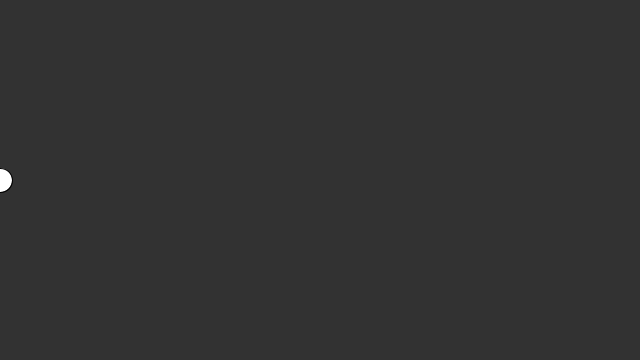
Frame 1 (no input)
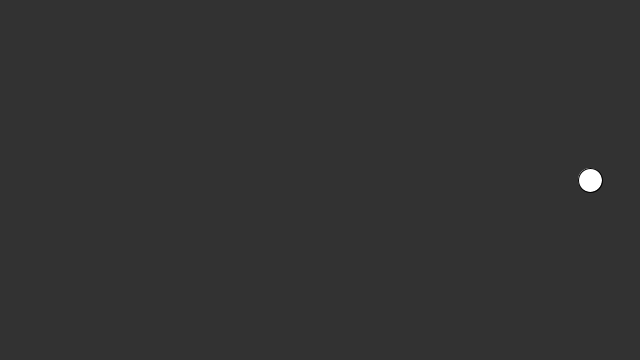
Frame 60 (the mouse pressed at the canvas centre just before this capture)
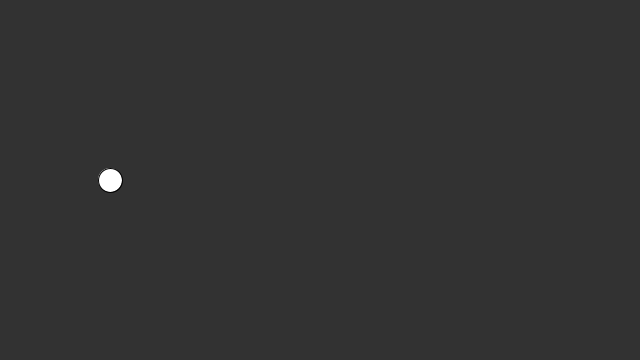
Frame 120 (the mouse held since frame 60 and released just before this capture)

The Processing sketch that drew these frames (run headless with seeded random() and noise(); from frame 60 on, the mouse is pressed at the canvas centre):

// Processing sketch: sketch_bouncing_ball_X_axis
// ── sketch_bouncing_ball_X_axis.pde
float circleX = 0;
float xspeed = 10;

void setup (){
  size (640, 360);
  
}

void draw () {
  background (50);
  
  fill (255);
  ellipse (circleX, 180, 24, 24);
  
  circleX = circleX + xspeed;
   
  if (circleX >  width) {
    xspeed = -10;
  }
  
  if (circleX < 0) {
    xspeed = 10;
  }
  
  //to do it with just one statement
  //if (circleX > width, circleX < 0) {
    //xspeed = xspeed * -1;
    
}
